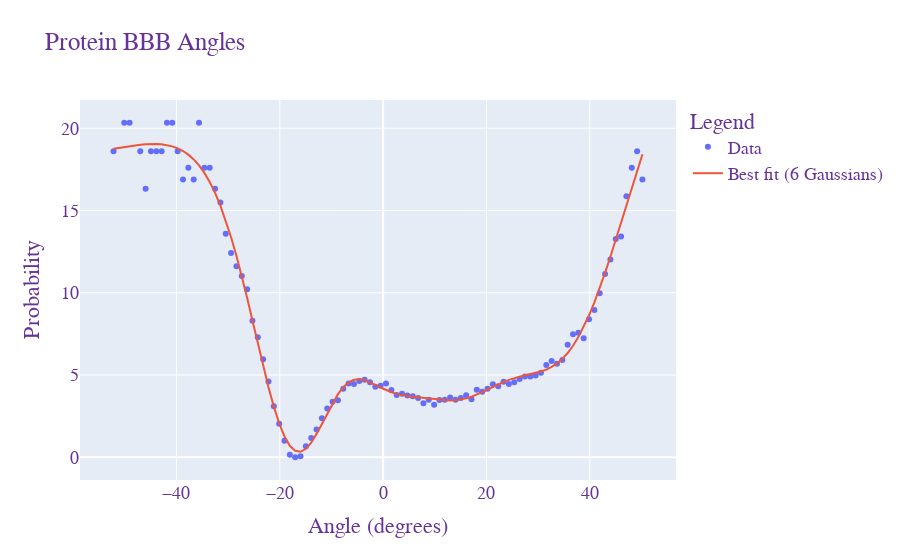

This figure's notebook cell:
### Code cell
data_bbb = protein_calculations["angles"]["bbb"]
# Convert to dataframe
df = pd.DataFrame(data_bbb, columns=["angle"])
# Remove outliers
df = outlier_remover.remove_outliers(df, "angle")
# Get binned data
x, y = data_binner.get_bins_U_norm(df, "angle")
# Fit the data
fits = {}
for num_gaussians in [2,4,6]:
    fits[num_gaussians] = fitter.fit_func(x, y, num_gaussians)
# Select the best model
(
    best_fit,
    best_func,
    best_score,
    best_num_gaussians,
) = model_select.select_best_model(x, y, fits)
print(f"Best model has {best_num_gaussians} Gaussians with a score of {best_score}")


# Plot the data
fig = go.Figure()
fig.add_trace(go.Scatter(x=x, y=y, mode="markers", name="Data"))
fig.add_trace(go.Scatter(x=x, y=best_func, mode="lines", name=f"Best fit ({best_num_gaussians} Gaussians)"))
fig.update_layout(
    title="Protein BBB Angles",
    xaxis_title="Angle (degrees)",
    yaxis_title="Probability",
    legend_title="Legend",
    font=dict(
        family="Courier New, monospace",
        size=18,
        color="RebeccaPurple"
    ),
)
fig.show()

# Save the best fit plot
fig.write_image("plots/protein_bbb_angles_fit.png")
fig.write_html("htmls/protein_bbb_angles_fit.html")
